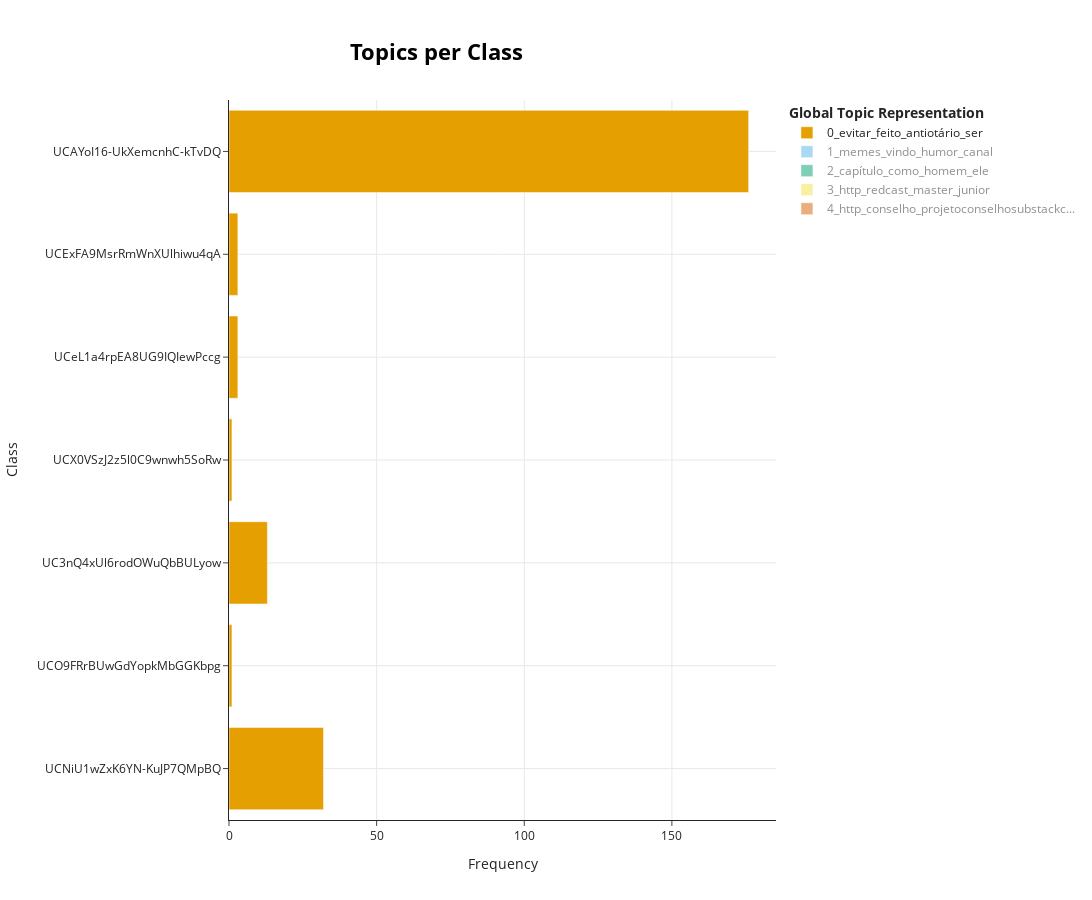

The notebook cell saved with this chart:
### Code cell
sources = df['channel_id'].tolist()  # Corrigir para pegar cada classe
topics_per_class = topic_model.topics_per_class(sentences, classes=sources)

# Visualizar os tópicos por classe
v_topics_per_class = topic_model.visualize_topics_per_class(topics_per_class, top_n_topics=10)
v_topics_per_class

### Figure 1 — Plotly figure (JSON) as saved in the notebook; plotly's stock layout.template omitted (floating-point values rounded to 4 significant figures)
{"data": [{"hoverinfo": "text", "hovertext": ["<b>Topic 0</b><br>Words: curso, que, antiotário, se, cursos", "<b>Topic 0</b><br>Words: ele, sinai, que, você, feito", "<b>Topic 0</b><br>Words: que, evitar, se, feito, ser", "<b>Topic 0</b><br>Words: http, masculinidade, conselho, plaiter, somente", "<b>Topic 0</b><br>Words: lady, gaga, http, redcast, master", "<b>Topic 0</b><br>Words: sigma, msol, traremos, curtir, participação", "<b>Topic 0</b><br>Words: evitar, feito, ser, antiotário, redpillbrasil"], "marker": {"color": "#E69F00"}, "name": "0_evitar_feito_antiotário_ser", "orientation": "h", "type": "bar", "visible": true, "x": [32, 1, 13, 1, 3, 3, 176], "y": ["UCNiU1wZxK6YN-KuJP7QMpBQ", "UCO9FRrBUwGdYopkMbGGKbpg", "UC3nQ4xUl6rodOWuQbBULyow", "UCX0VSzJ2z5l0C9wnwh5SoRw", "UCeL1a4rpEA8UG9IQIewPccg", "UCExFA9MsrRmWnXUlhiwu4qA", "UCAYoI16-UkXemcnhC-kTvDQ"]}, {"hoverinfo": "text", "hovertext": ["<b>Topic 1</b><br>Words: memes, vindo, humor, video, vamos", "<b>Topic 1</b><br>Words: não, que, canal, memes, vindo", "<b>Topic 1</b><br>Words: memes, vindo, humor, canal, não"], "marker": {"color": "#56B4E9"}, "name": "1_memes_vindo_humor_canal", "orientation": "h", "type": "bar", "visible": "legendonly", "x": [69, 5, 39], "y": ["UCRmNflJuD1TxLbRlDV08_7g", "UC3nQ4xUl6rodOWuQbBULyow", "UCUBeVY6Kn7ulBmUGynJqISw"]}, {"hoverinfo": "text", "hovertext": ["<b>Topic 2</b><br>Words: capítulo, como, homem, ele, emocional", "<b>Topic 2</b><br>Words: jumbo, pronuncia, miguel, kobeplusjumboredcast, brigaram"], "marker": {"color": "#009E73"}, "name": "2_capítulo_como_homem_ele", "orientation": "h", "type": "bar", "visible": "legendonly", "x": [45, 1], "y": ["UCO9FRrBUwGdYopkMbGGKbpg", "UCeL1a4rpEA8UG9IQIewPccg"]}, {"hoverinfo": "text", "hovertext": ["<b>Topic 3</b><br>Words: http, redcast, master, junior, instagram"], "marker": {"color": "#F0E442"}, "name": "3_http_redcast_master_junior", "orientation": "h", "type": "bar", "visible": "legendonly", "x": [37], "y": ["UCeL1a4rpEA8UG9IQIewPccg"]}, {"hoverinfo": "text", "hovertext": ["<b>Topic 4</b><br>Words: http, conselho, projetoconselhosubstackcom, bitlyqzcjp, wwwgsuplementoscombr"], "marker": {"color": "#D55E00"}, "name": "4_http_conselho_projetoconselhosubstackc...", "orientation": "h", "type": "bar", "visible": "legendonly", "x": [22], "y": ["UCX0VSzJ2z5l0C9wnwh5SoRw"]}], "layout": {"height": 900, "hoverlabel": {"bgcolor": "white", "font": {"family": "Rockwell", "size": 16}}, "legend": {"title": {"text": "<b>Global Topic Representation"}}, "title": {"font": {"color": "Black", "size": 22}, "text": "<b>Topics per Class</b>", "x": 0.4, "xanchor": "center", "y": 0.95, "yanchor": "top"}, "width": 1250, "xaxis": {"showgrid": true, "title": {"text": "Frequency"}}, "yaxis": {"showgrid": true, "title": {"text": "Class"}}}}
